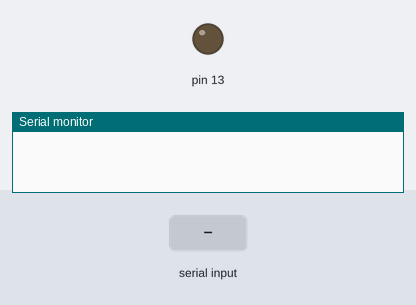
A sketch run on a simulated Arduino Uno, built with avr-gcc and run on an emulated ATmega328P. On the bench: output pins drawn as LEDs (lit = HIGH), the last lines printed to the serial monitor. The test bench sets the inputs (shaded band).

Above: at 1.2 s.
1.3 s: "a" received over Serial
At 1.7 s:
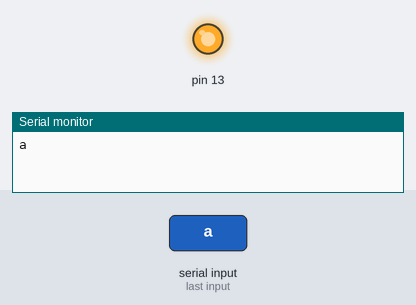
2.8 s: "b" received over Serial
At 4.0 s:
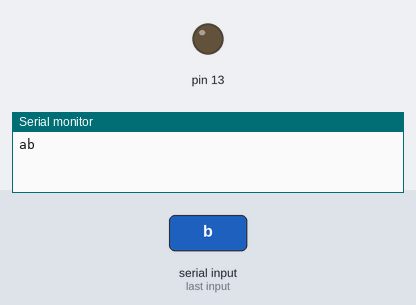
Timing chart, 0 to 5.8 s (numbered marks = the images above; inputs shaded):
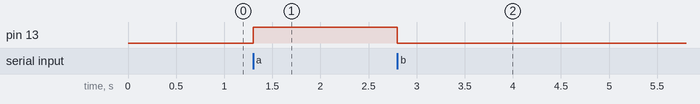

The sketch:

INTERFAZ_PRUEBA.ino
```cpp
void setup() {
  // put your setup code here, to run once:
  Serial.begin(9600);
  pinMode(13, OUTPUT);
}

void loop() {
  // put your main code here, to run repeatedly:
  if(Serial.available() > 0){
    char dato = Serial.read();
    Serial.print(dato);
    if (dato == 'a')digitalWrite(13, HIGH);
    if (dato == 'b')digitalWrite(13, LOW);
    dato = 0;
  }
}
```

Measured:
- after the input at 1.3 s, pin 13: LOW → HIGH at once
- after the input at 2.8 s, pin 13: HIGH → LOW at once
